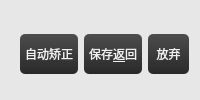
             <widget class="QWidget" name="widget_15" native="true">
              <property name="styleSheet">
               <string notr="true">background-color: rgb(231, 231, 231);</string>
              </property>
              <layout class="QHBoxLayout" name="horizontalLayout_8">
               <property name="leftMargin">
                <number>20</number>
               </property>
               <property name="topMargin">
                <number>20</number>
               </property>
               <item>
                <widget class="QPushButton" name="pushBtnAutoCalc">
                 <property name="minimumSize">
                  <size>
                   <width>0</width>
                   <height>30</height>
                  </size>
                 </property>
                 <property name="styleSheet">
                  <string notr="true">QPushButton{
	border-style: none;
	border: 0px;
	color: #F0F0F0;
	padding: 5px;	
	min-height: 30px;
	border-radius:5px;
	font: 11pt &quot;微软雅黑&quot;;
	background: qlineargradient(spread:pad, x1:0, y1:0, x2:0, y2:1, stop:0 #4D4D4D, stop:1 #292929); 
}

QPushButton[focusPolicy=&quot;0&quot;] {
	border-style: none;
	border: 0px;
	color: #F0F0F0;
	padding: 0px;	
	min-height: 30px;
	border-radius:3px;
	background: qlineargradient(spread:pad, x1:0, y1:0, x2:0, y2:1, stop:0 #4D4D4D, stop:1 #292929); 
}

QPushButton:hover{ 
	background: qlineargradient(spread:pad, x1:0, y1:0, x2:0, y2:1, stop:0 #636363, stop:1 #575757);
}

QPushButton:pressed{ 
	background: qlineargradient(spread:pad, x1:0, y1:0, x2:0, y2:1, stop:0 #4D4D4D, stop:1 #292929);
}</string>
                 </property>
                 <property name="text">
                  <string>自动矫正</string>
                 </property>
                </widget>
               </item>
               <item>
                <widget class="QPushButton" name="pushBtnSaveReturn">
                 <property name="minimumSize">
                  <size>
                   <width>0</width>
                   <height>30</height>
                  </size>
                 </property>
                 <property name="styleSheet">
                  <string notr="true">QPushButton{
	border-style: none;
	border: 0px;
	color: #F0F0F0;
	padding: 5px;	
	min-height: 30px;
	border-radius:5px;
	font: 11pt &quot;微软雅黑&quot;;
	background: qlineargradient(spread:pad, x1:0, y1:0, x2:0, y2:1, stop:0 #4D4D4D, stop:1 #292929); 
}

QPushButton[focusPolicy=&quot;0&quot;] {
	border-style: none;
	border: 0px;
	color: #F0F0F0;
	padding: 0px;	
	min-height: 30px;
	border-radius:3px;
	background: qlineargradient(spread:pad, x1:0, y1:0, x2:0, y2:1, stop:0 #4D4D4D, stop:1 #292929); 
}

QPushButton:hover{ 
	background: qlineargradient(spread:pad, x1:0, y1:0, x2:0, y2:1, stop:0 #636363, stop:1 #575757);
}

QPushButton:pressed{ 
	background: qlineargradient(spread:pad, x1:0, y1:0, x2:0, y2:1, stop:0 #4D4D4D, stop:1 #292929);
}</string>
                 </property>
                 <property name="text">
                  <string>保存&amp;返回</string>
                 </property>
                </widget>
               </item>
               <item>
                <widget class="QPushButton" name="pushBtnCancel">
                 <property name="minimumSize">
                  <size>
                   <width>0</width>
                   <height>30</height>
                  </size>
                 </property>
                 <property name="styleSheet">
                  <string notr="true">QPushButton{
	border-style: none;
	border: 0px;
	color: #F0F0F0;
	padding: 5px;	
	min-height: 30px;
	border-radius:5px;
	font: 11pt &quot;微软雅黑&quot;;
	background: qlineargradient(spread:pad, x1:0, y1:0, x2:0, y2:1, stop:0 #4D4D4D, stop:1 #292929); 
}

QPushButton[focusPolicy=&quot;0&quot;] {
	border-style: none;
	border: 0px;
	color: #F0F0F0;
	padding: 0px;	
	min-height: 30px;
	border-radius:3px;
	background: qlineargradient(spread:pad, x1:0, y1:0, x2:0, y2:1, stop:0 #4D4D4D, stop:1 #292929); 
}

QPushButton:hover{ 
	background: qlineargradient(spread:pad, x1:0, y1:0, x2:0, y2:1, stop:0 #636363, stop:1 #575757);
}

QPushButton:pressed{ 
	background: qlineargradient(spread:pad, x1:0, y1:0, x2:0, y2:1, stop:0 #4D4D4D, stop:1 #292929);
}</string>
                 </property>
                 <property name="text">
                  <string>放弃</string>
                 </property>
                </widget>
               </item>
              </layout>
             </widget>
